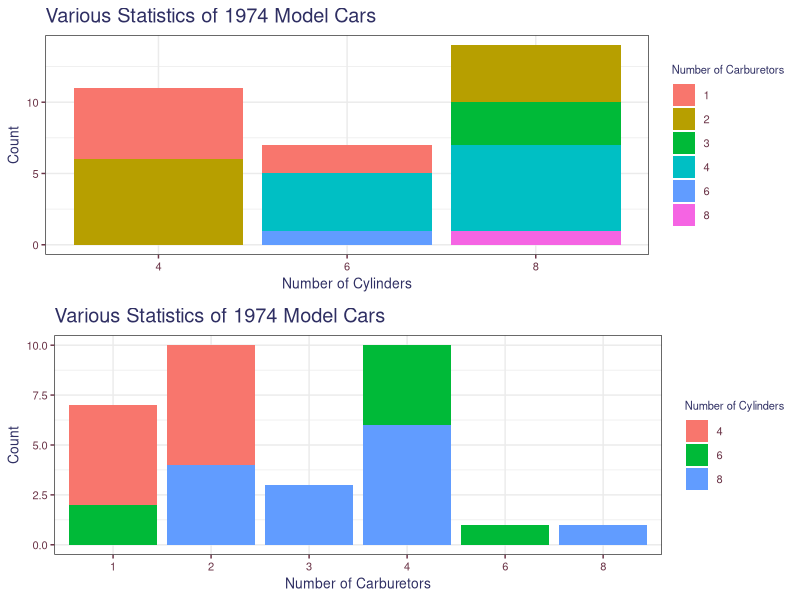
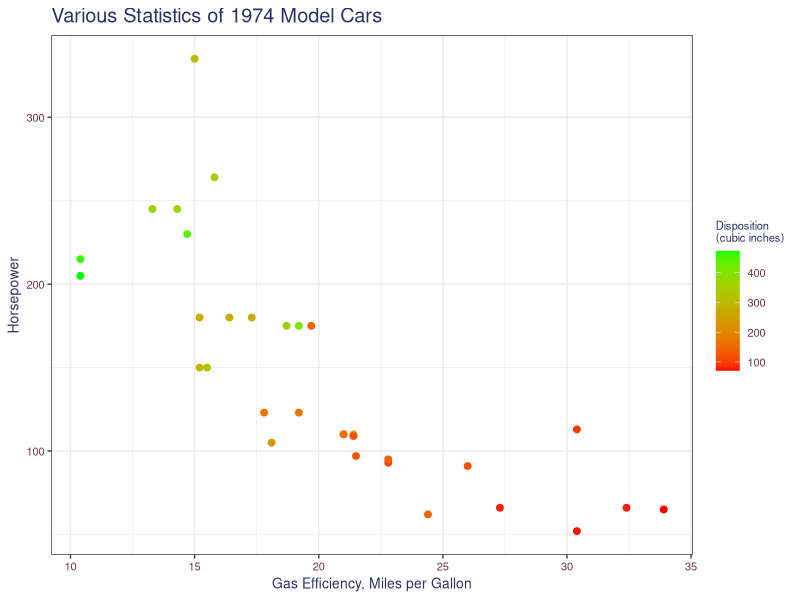
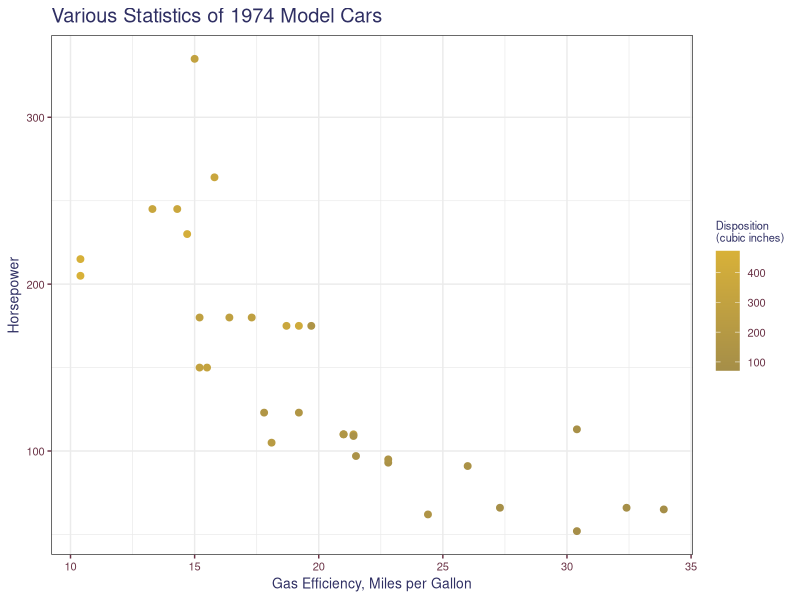
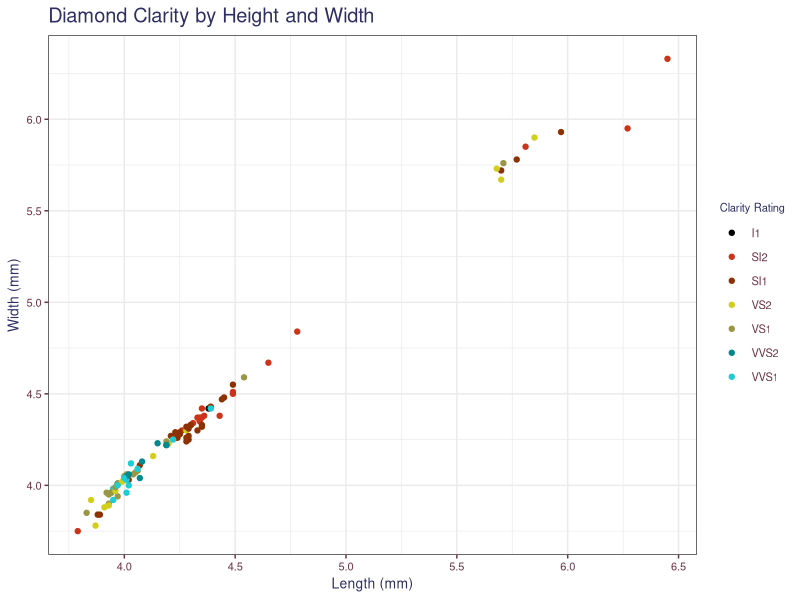
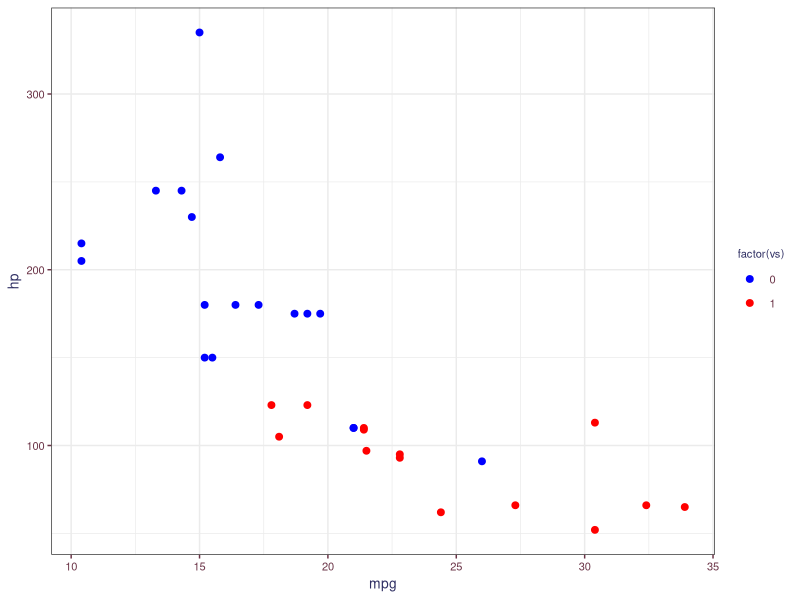
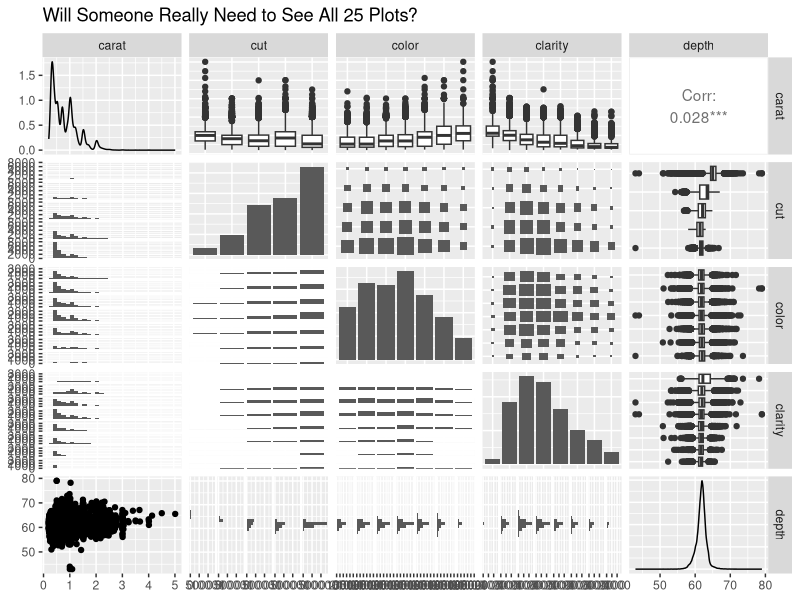

R code for these plots, in order:
## ---- chunk 1
library(knitr) # We need the knitr package to set chunk options
library(tidyverse)
library(gridExtra)

# Set default knitr options for knitting code into the report:
opts_chunk$set(echo=FALSE,  # change to FALSE to keep code out of the knitted document
               cache=FALSE, # re-run code that has already been run?
               autodep=TRUE, # assure that caching dependencies are updated correctly
               cache.comments=FALSE, # do not re-run a chunk if only comments are changed
               message=FALSE, # change to FALSE to keep messages out of the knitted document
               warning=FALSE,  # change to FALSE to keep warnings out of the knitted document
               comment = NA,
               tidy.opts=list(width.cutoff=65))

theme1 <- theme_bw() +
  theme(axis.text = element_text(size = 8, colour = "#6b3447"),
        axis.title = element_text(size = 10, colour = "#2f2f63"),
        legend.title = element_text(size = 8, colour = "#2f2f63"),
        legend.text = element_text(size = 8, colour = "#6b3447"), 
        title = element_text(size = 12, colour = "#2f2f63"), 
        axis.ticks = element_line(colour = "#6b3447"),
        plot.caption = element_text(size = 8, colour = "#2f2f63"),
        plot.subtitle = element_text(size = 10, colour = "#2f2f63"))

library(MASS)
data("mtcars")
## ---- chunk 2
g <- ggplot(data = mtcars) + theme1
g1 <- g + geom_bar(aes(x = factor(cyl), fill = factor(carb))) +
  labs(x = "Number of Cylinders",
       y = "Count",
       fill = "Number of Carburetors",
       title = "Various Statistics of 1974 Model Cars")

g2 <- g + geom_bar(aes(x = factor(carb), fill = factor(cyl))) +
  labs(x = "Number of Carburetors",
       y = "Count",
       fill = "Number of Cylinders",
       title = "Various Statistics of 1974 Model Cars")

grid.arrange(g1, g2)
## ---- chunk 3
ggplot(data = mtcars) +
  geom_point(aes(x = mpg, y = hp, color = disp), size = 2) + 
  scale_color_gradient(low = "red", high = "green") +
  labs(x = "Gas Efficiency, Miles per Gallon",
       y = "Horsepower",
       color = "Disposition \n(cubic inches)",
       title = "Various Statistics of 1974 Model Cars") + 
  theme1
## ---- chunk 4
ggplot(data = mtcars) +
  geom_point(aes(x = mpg, y = hp, color = disp), size = 2) + 
  scale_color_gradient(low = "#a58e48", high = "#d8b138") +
  labs(x = "Gas Efficiency, Miles per Gallon",
       y = "Horsepower",
       color = "Disposition \n(cubic inches)",
       title = "Various Statistics of 1974 Model Cars") + 
  theme1
## ---- chunk 5
ggplot(diamonds[1:100, ]) +
  geom_point(aes(x = x, y = y, color = clarity)) +
  scale_color_manual(values = c("#000000", "#cc3318", "#8e3100", "#d2cf1c", "#999744", "#00898e", "#1dcdd3", "#d3d3d3")) +
  labs(x = "Length (mm)",
       y = "Width (mm)",
       color = "Clarity Rating",
       title = "Diamond Clarity by Height and Width") +
  theme1
## ---- chunk 6
ggplot(data = mtcars) +
  geom_point(aes(x = mpg, y = hp, color = factor(vs)), size = 2) + 
  scale_color_manual(values = c("blue", "red")) +
  theme1
## ---- chunk 7
library(GGally)

ggpairs(diamonds[, 1:5], title = "Will Someone Really Need to See All 25 Plots?")
